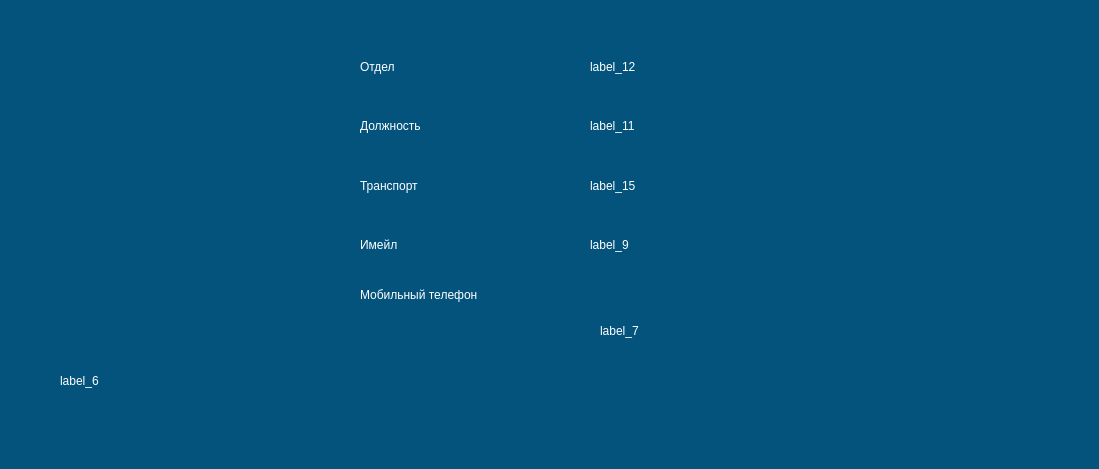
<?xml version="1.0" encoding="UTF-8"?>
<ui version="4.0">
 <class>ShowInfo</class>
 <widget class="QWidget" name="ShowInfo">
  <property name="geometry">
   <rect>
    <x>0</x>
    <y>0</y>
    <width>1099</width>
    <height>469</height>
   </rect>
  </property>
  <property name="windowTitle">
   <string>Form</string>
  </property>
  <property name="styleSheet">
   <string notr="true">background-color: rgb(4, 83, 125);</string>
  </property>
  <widget class="QLabel" name="photo">
   <property name="geometry">
    <rect>
     <x>40</x>
     <y>60</y>
     <width>301</width>
     <height>281</height>
    </rect>
   </property>
   <property name="styleSheet">
    <string notr="true"/>
   </property>
   <property name="text">
    <string/>
   </property>
  </widget>
  <widget class="QLabel" name="label">
   <property name="geometry">
    <rect>
     <x>20</x>
     <y>10</y>
     <width>561</width>
     <height>41</height>
    </rect>
   </property>
   <property name="styleSheet">
    <string notr="true">font: 14pt &quot;Segoe UI&quot;;
color: rgb(255, 255, 255);</string>
   </property>
   <property name="text">
    <string/>
   </property>
  </widget>
  <widget class="QWidget" name="layoutWidget">
   <property name="geometry">
    <rect>
     <x>590</x>
     <y>40</y>
     <width>721</width>
     <height>231</height>
    </rect>
   </property>
   <property name="styleSheet">
    <string notr="true">font: 14pt &quot;Segoe UI&quot;;</string>
   </property>
   <layout class="QVBoxLayout" name="verticalLayout_2">
    <item>
     <widget class="QLabel" name="label_12">
      <property name="styleSheet">
       <string notr="true">font: 14pt &quot;Segoe UI&quot;;
color: rgb(255, 255, 255);</string>
      </property>
      <property name="text">
       <string>label_12</string>
      </property>
     </widget>
    </item>
    <item>
     <widget class="QLabel" name="label_11">
      <property name="styleSheet">
       <string notr="true">font: 14pt &quot;Segoe UI&quot;;
color: rgb(255, 255, 255);</string>
      </property>
      <property name="text">
       <string>label_11</string>
      </property>
     </widget>
    </item>
    <item>
     <widget class="QLabel" name="label_15">
      <property name="styleSheet">
       <string notr="true">font: 14pt &quot;Segoe UI&quot;;
color: rgb(255, 255, 255);</string>
      </property>
      <property name="text">
       <string>label_15</string>
      </property>
     </widget>
    </item>
    <item>
     <widget class="QLabel" name="label_9">
      <property name="styleSheet">
       <string notr="true">font: 14pt &quot;Segoe UI&quot;;
color: rgb(255, 255, 255);</string>
      </property>
      <property name="text">
       <string>label_9</string>
      </property>
     </widget>
    </item>
   </layout>
  </widget>
  <widget class="QWidget" name="layoutWidget">
   <property name="geometry">
    <rect>
     <x>360</x>
     <y>40</y>
     <width>221</width>
     <height>231</height>
    </rect>
   </property>
   <property name="styleSheet">
    <string notr="true">font: 14pt &quot;Segoe UI&quot;;</string>
   </property>
   <layout class="QVBoxLayout" name="verticalLayout">
    <item>
     <widget class="QLabel" name="label_13">
      <property name="styleSheet">
       <string notr="true">font: 14pt &quot;Segoe UI&quot;;
color: rgb(255, 255, 255);</string>
      </property>
      <property name="text">
       <string>Отдел</string>
      </property>
     </widget>
    </item>
    <item>
     <widget class="QLabel" name="label_10">
      <property name="styleSheet">
       <string notr="true">font: 14pt &quot;Segoe UI&quot;;
color: rgb(255, 255, 255);</string>
      </property>
      <property name="text">
       <string>Должность</string>
      </property>
     </widget>
    </item>
    <item>
     <widget class="QLabel" name="label_5">
      <property name="styleSheet">
       <string notr="true">font: 14pt &quot;Segoe UI&quot;;
color: rgb(255, 255, 255);</string>
      </property>
      <property name="text">
       <string>Транспорт</string>
      </property>
     </widget>
    </item>
    <item>
     <widget class="QLabel" name="label_14">
      <property name="styleSheet">
       <string notr="true">font: 14pt &quot;Segoe UI&quot;;
color: rgb(255, 255, 255);</string>
      </property>
      <property name="text">
       <string>Имейл</string>
      </property>
     </widget>
    </item>
   </layout>
  </widget>
  <widget class="QLabel" name="label_6">
   <property name="geometry">
    <rect>
     <x>60</x>
     <y>360</y>
     <width>719</width>
     <height>42</height>
    </rect>
   </property>
   <property name="styleSheet">
    <string notr="true">font: 14pt &quot;Segoe UI&quot;;
color: rgb(255, 255, 255);</string>
   </property>
   <property name="text">
    <string>label_6</string>
   </property>
  </widget>
  <widget class="QLabel" name="label_4">
   <property name="geometry">
    <rect>
     <x>360</x>
     <y>270</y>
     <width>219</width>
     <height>49</height>
    </rect>
   </property>
   <property name="styleSheet">
    <string notr="true">font: 14pt &quot;Segoe UI&quot;;
color: rgb(255, 255, 255);</string>
   </property>
   <property name="text">
    <string>Мобильный телефон</string>
   </property>
  </widget>
  <widget class="QLabel" name="label_7">
   <property name="geometry">
    <rect>
     <x>600</x>
     <y>280</y>
     <width>491</width>
     <height>101</height>
    </rect>
   </property>
   <property name="styleSheet">
    <string notr="true">font: 14pt &quot;Segoe UI&quot;;
color: rgb(255, 255, 255);</string>
   </property>
   <property name="text">
    <string>label_7</string>
   </property>
  </widget>
 </widget>
 <resources/>
 <connections/>
</ui>
